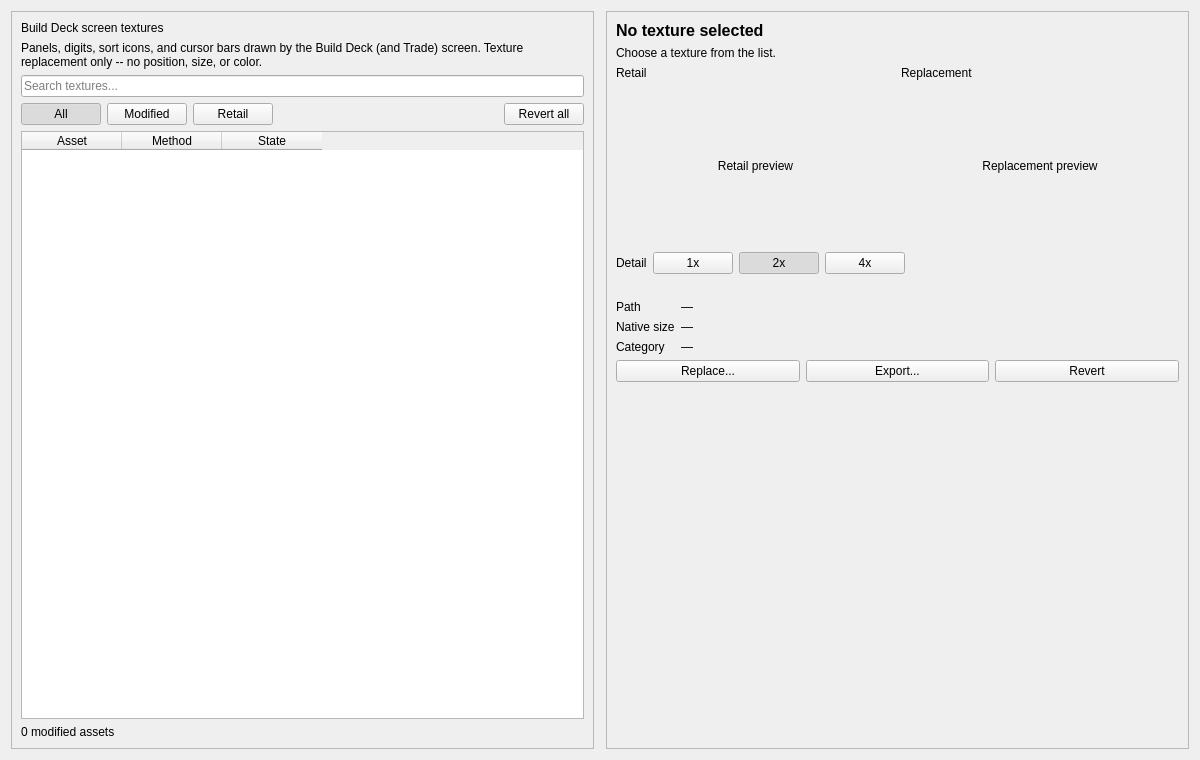
<?xml version="1.0" encoding="UTF-8"?>
<ui version="4.0">
 <class>BuildDeckAssetsTab</class>
 <widget class="QWidget" name="BuildDeckAssetsTab">
  <property name="geometry">
   <rect>
    <x>0</x>
    <y>0</y>
    <width>1200</width>
    <height>760</height>
   </rect>
  </property>
  <layout class="QHBoxLayout" name="buildDeckTabLayout">
   <property name="spacing">
    <number>12</number>
   </property>
   <item>
    <widget class="QFrame" name="buildDeckListPanel">
     <property name="frameShape">
      <enum>QFrame::Shape::StyledPanel</enum>
     </property>
     <layout class="QVBoxLayout" name="buildDeckListLayout">
      <item>
       <widget class="QLabel" name="buildDeckListTitle">
        <property name="text">
         <string>Build Deck screen textures</string>
        </property>
       </widget>
      </item>
      <item>
       <widget class="QLabel" name="buildDeckListNote">
        <property name="text">
         <string>Panels, digits, sort icons, and cursor bars drawn by the Build Deck (and Trade) screen. Texture replacement only -- no position, size, or color.</string>
        </property>
        <property name="wordWrap">
         <bool>true</bool>
        </property>
       </widget>
      </item>
      <item>
       <widget class="QLineEdit" name="buildDeckSearchEdit">
        <property name="placeholderText">
         <string>Search textures...</string>
        </property>
       </widget>
      </item>
      <item>
       <layout class="QHBoxLayout" name="buildDeckFilterRow">
        <item>
         <widget class="QPushButton" name="buildDeckAllButton">
          <property name="checkable">
           <bool>true</bool>
          </property>
          <property name="checked">
           <bool>true</bool>
          </property>
          <property name="text">
           <string>All</string>
          </property>
         </widget>
        </item>
        <item>
         <widget class="QPushButton" name="buildDeckModifiedButton">
          <property name="checkable">
           <bool>true</bool>
          </property>
          <property name="text">
           <string>Modified</string>
          </property>
         </widget>
        </item>
        <item>
         <widget class="QPushButton" name="buildDeckRetailButton">
          <property name="checkable">
           <bool>true</bool>
          </property>
          <property name="text">
           <string>Retail</string>
          </property>
         </widget>
        </item>
        <item>
         <spacer name="buildDeckFilterSpacer">
          <property name="orientation">
           <enum>Qt::Orientation::Horizontal</enum>
          </property>
          <property name="sizeHint" stdset="0">
           <size>
            <width>20</width>
            <height>20</height>
           </size>
          </property>
         </spacer>
        </item>
        <item>
         <widget class="QPushButton" name="buildDeckRevertAllButton">
          <property name="text">
           <string>Revert all</string>
          </property>
         </widget>
        </item>
       </layout>
      </item>
      <item>
       <widget class="QTableWidget" name="buildDeckTable">
        <property name="columnCount">
         <number>3</number>
        </property>
        <column>
         <property name="text">
          <string>Asset</string>
         </property>
        </column>
        <column>
         <property name="text">
          <string>Method</string>
         </property>
        </column>
        <column>
         <property name="text">
          <string>State</string>
         </property>
        </column>
       </widget>
      </item>
      <item>
       <widget class="QLabel" name="buildDeckFooterLabel">
        <property name="text">
         <string>0 modified assets</string>
        </property>
       </widget>
      </item>
     </layout>
    </widget>
   </item>
   <item>
    <widget class="QFrame" name="buildDeckDetailPanel">
     <property name="frameShape">
      <enum>QFrame::Shape::StyledPanel</enum>
     </property>
     <property name="minimumWidth">
      <number>360</number>
     </property>
     <layout class="QVBoxLayout" name="buildDeckDetailLayout">
      <item>
       <widget class="QLabel" name="buildDeckSelectedName">
        <property name="styleSheet">
         <string notr="true">font-size: 16px; font-weight: 700;</string>
        </property>
        <property name="text">
         <string>No texture selected</string>
        </property>
       </widget>
      </item>
      <item>
       <widget class="QLabel" name="buildDeckSelectedUse">
        <property name="text">
         <string>Choose a texture from the list.</string>
        </property>
        <property name="wordWrap">
         <bool>true</bool>
        </property>
       </widget>
      </item>
      <item>
       <layout class="QHBoxLayout" name="buildDeckPreviewRow">
        <item>
         <layout class="QVBoxLayout" name="buildDeckRetailColumn">
          <item>
           <widget class="QLabel" name="buildDeckRetailCaption">
            <property name="text">
             <string>Retail</string>
            </property>
           </widget>
          </item>
          <item>
           <widget class="QLabel" name="buildDeckRetailPreview">
            <property name="minimumSize">
             <size>
              <width>160</width>
              <height>160</height>
             </size>
            </property>
            <property name="alignment">
             <set>Qt::AlignmentFlag::AlignCenter</set>
            </property>
            <property name="text">
             <string>Retail preview</string>
            </property>
           </widget>
          </item>
         </layout>
        </item>
        <item>
         <layout class="QVBoxLayout" name="buildDeckReplacementColumn">
          <item>
           <widget class="QLabel" name="buildDeckReplacementCaption">
            <property name="text">
             <string>Replacement</string>
            </property>
           </widget>
          </item>
          <item>
           <widget class="QLabel" name="buildDeckReplacementPreview">
            <property name="minimumSize">
             <size>
              <width>160</width>
              <height>160</height>
             </size>
            </property>
            <property name="alignment">
             <set>Qt::AlignmentFlag::AlignCenter</set>
            </property>
            <property name="text">
             <string>Replacement preview</string>
            </property>
           </widget>
          </item>
         </layout>
        </item>
       </layout>
      </item>
      <item>
       <layout class="QHBoxLayout" name="buildDeckScaleRow">
        <item>
         <widget class="QLabel" name="buildDeckScaleCaption">
          <property name="text">
           <string>Detail</string>
          </property>
         </widget>
        </item>
        <item>
         <widget class="QPushButton" name="buildDeckPreview1xButton">
          <property name="checkable">
           <bool>true</bool>
          </property>
          <property name="text">
           <string>1x</string>
          </property>
         </widget>
        </item>
        <item>
         <widget class="QPushButton" name="buildDeckPreview2xButton">
          <property name="checkable">
           <bool>true</bool>
          </property>
          <property name="checked">
           <bool>true</bool>
          </property>
          <property name="text">
           <string>2x</string>
          </property>
         </widget>
        </item>
        <item>
         <widget class="QPushButton" name="buildDeckPreview4xButton">
          <property name="checkable">
           <bool>true</bool>
          </property>
          <property name="text">
           <string>4x</string>
          </property>
         </widget>
        </item>
        <item>
         <spacer name="buildDeckScaleSpacer">
          <property name="orientation">
           <enum>Qt::Orientation::Horizontal</enum>
          </property>
          <property name="sizeHint" stdset="0">
           <size>
            <width>20</width>
            <height>20</height>
           </size>
          </property>
         </spacer>
        </item>
       </layout>
      </item>
      <item>
       <widget class="QLabel" name="buildDeckStatusNote">
        <property name="text">
         <string></string>
        </property>
        <property name="wordWrap">
         <bool>true</bool>
        </property>
       </widget>
      </item>
      <item>
       <layout class="QFormLayout" name="buildDeckFieldsForm">
        <item row="0" column="0">
         <widget class="QLabel" name="buildDeckPathCaption">
          <property name="text">
           <string>Path</string>
          </property>
         </widget>
        </item>
        <item row="0" column="1">
         <widget class="QLabel" name="buildDeckPathValue">
          <property name="text">
           <string>—</string>
          </property>
          <property name="wordWrap">
           <bool>true</bool>
          </property>
         </widget>
        </item>
        <item row="1" column="0">
         <widget class="QLabel" name="buildDeckSizeCaption">
          <property name="text">
           <string>Native size</string>
          </property>
         </widget>
        </item>
        <item row="1" column="1">
         <widget class="QLabel" name="buildDeckSizeValue">
          <property name="text">
           <string>—</string>
          </property>
         </widget>
        </item>
        <item row="2" column="0">
         <widget class="QLabel" name="buildDeckUsesCaption">
          <property name="text">
           <string>Category</string>
          </property>
         </widget>
        </item>
        <item row="2" column="1">
         <widget class="QLabel" name="buildDeckUsesValue">
          <property name="text">
           <string>—</string>
          </property>
         </widget>
        </item>
       </layout>
      </item>
      <item>
       <layout class="QHBoxLayout" name="buildDeckActionsRow">
        <item>
         <widget class="QPushButton" name="buildDeckReplaceButton">
          <property name="text">
           <string>Replace...</string>
          </property>
         </widget>
        </item>
        <item>
         <widget class="QPushButton" name="buildDeckExportButton">
          <property name="text">
           <string>Export...</string>
          </property>
         </widget>
        </item>
        <item>
         <widget class="QPushButton" name="buildDeckRevertButton">
          <property name="text">
           <string>Revert</string>
          </property>
         </widget>
        </item>
       </layout>
      </item>
      <item>
       <spacer name="buildDeckDetailSpacer">
        <property name="orientation">
         <enum>Qt::Orientation::Vertical</enum>
        </property>
        <property name="sizeHint" stdset="0">
         <size>
          <width>20</width>
          <height>20</height>
         </size>
        </property>
       </spacer>
      </item>
     </layout>
    </widget>
   </item>
  </layout>
 </widget>
</ui>
